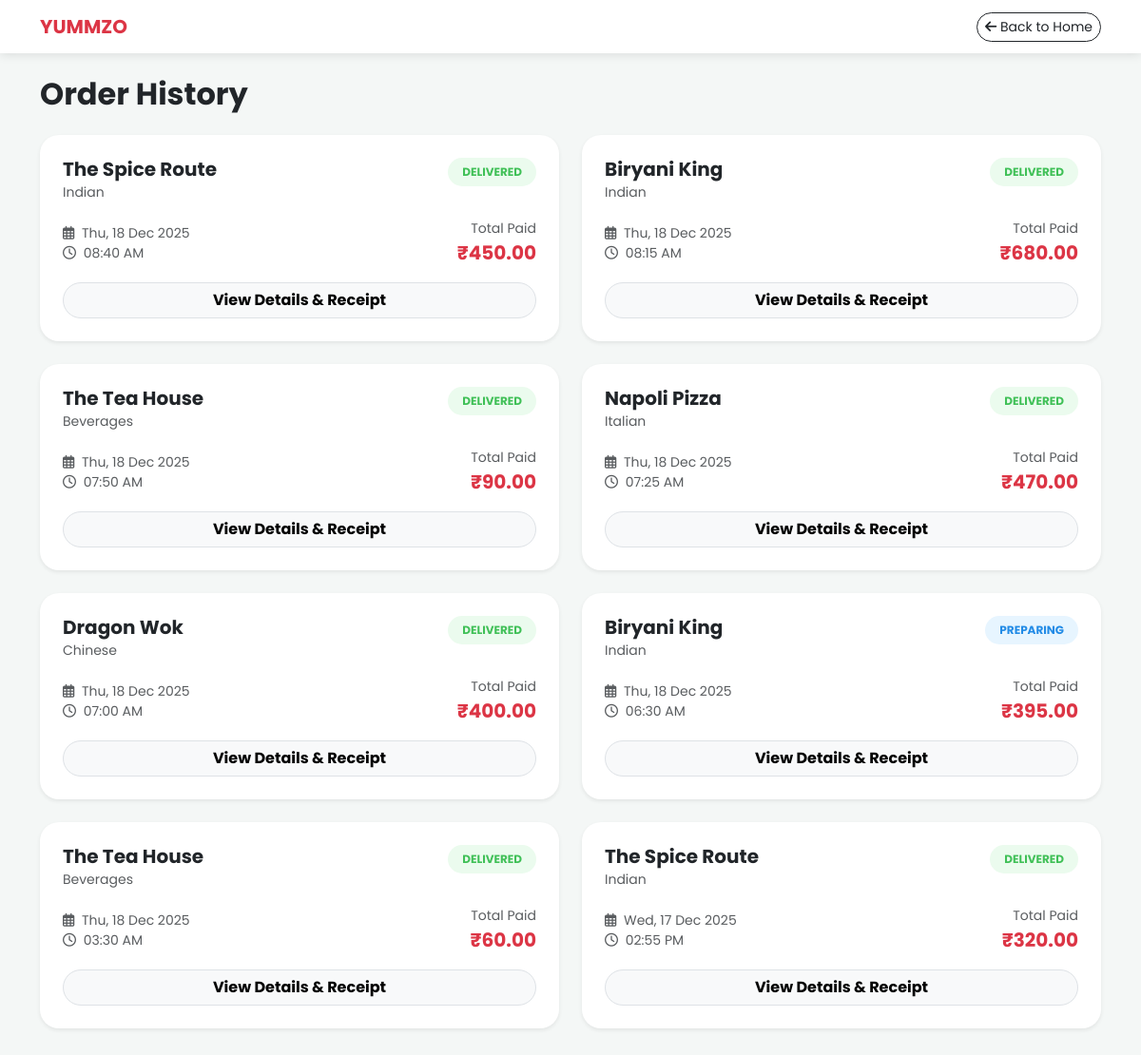
The page /customer/order-history.php (signed in) on the database its author committed.
### tables this page shows
CREATE TABLE `orders` (
  `id` int(11) NOT NULL,
  `customer_id` int(11) DEFAULT NULL,
  `restaurant_id` int(11) DEFAULT NULL,
  `delivery_id` int(11) DEFAULT NULL,
  `total_amount` decimal(10,2) NOT NULL,
  `status` enum('pending','preparing','out_for_delivery','delivered','cancelled') DEFAULT 'pending',
  `order_date` timestamp NOT NULL DEFAULT current_timestamp(),
  `payment_received` tinyint(1) DEFAULT 0
);

CREATE TABLE `restaurants` (
  `id` int(11) NOT NULL,
  `user_id` int(11) DEFAULT NULL,
  `restaurant_name` varchar(100) NOT NULL,
  `cuisine_type` varchar(50) DEFAULT NULL,
  `health_rating` decimal(2,1) DEFAULT 5.0,
  `status` enum('open','closed') DEFAULT 'open',
  `open_time` time DEFAULT '09:00:00',
  `close_time` time DEFAULT '22:00:00'
);

### customer/order-history.php (the view, shortened to what this page needs)
<?php
include '../config/db.php';
$user_id = $_SESSION['user_id'];
$stmt = $conn->prepare("
    SELECT o.*, r.restaurant_name, r.cuisine_type
    FROM orders o
    JOIN restaurants r ON o.restaurant_id = r.id
    WHERE o.customer_id = ?
    ORDER BY o.order_date DESC
");
$stmt->execute([$user_id]);
$orders = $stmt->fetchAll();
?>
<!DOCTYPE html>
<html lang="en">
<head>
    <link href="https://cdn.jsdelivr.net/npm/bootstrap@5.3.0/dist/css/bootstrap.min.css" rel="stylesheet">
    <link rel="stylesheet" href="https://cdnjs.cloudflare.com/ajax/libs/font-awesome/6.4.0/css/all.min.css">
</head>
<body>
<nav class="navbar navbar-expand-lg sticky-top mb-4">
    <div class="container">
        <a class="navbar-brand fw-bold text-danger" href="index.php">YUMMZO</a>
        <a href="index.php" class="btn btn-outline-dark btn-sm rounded-pill"><i class="fas fa-arrow-left"></i> Back to Home</a>
    </div>
</nav>
<div class="container pb-5">
    <h2 class="fw-bold mb-4">Order History</h2>
    <?php if(empty($orders)): ?>
        <div class="text-center py-5">
            <img src="https://cdn-icons-png.flaticon.com/512/11329/11329060.png" width="120" class="mb-3 opacity-50">
            <h4 class="text-muted">No orders found!</h4>
            <a href="index.php" class="btn btn-danger mt-3 rounded-pill px-4">Start Ordering</a>
        </div>
    <?php else: ?>
        <div class="row">
            <?php foreach ($orders as $order): ?>
                <div class="col-md-6 mb-4">
                    <div class="card order-card shadow-sm">
                        <div class="card-body p-4">
                            <div class="d-flex justify-content-between align-items-start mb-3">
                                <div>
                                    <h5 class="fw-bold mb-0"><?php echo $order['restaurant_name']; ?></h5>
                                    <small class="text-muted"><?php echo $order['cuisine_type']; ?></small>
                                </div>
                                <span class="status-badge status-<?php echo $order['status']; ?>">
                                    <?php echo strtoupper($order['status']); ?>
                                </span>
                            </div>
                            <div class="d-flex justify-content-between align-items-center mb-3">
                                <div class="small">
                                    <p class="mb-0 text-muted"><i class="far fa-calendar-alt me-1"></i> <?php echo date('D, d M Y', strtotime($order['order_date'])); ?></p>
                                    <p class="mb-0 text-muted"><i class="far fa-clock me-1"></i> <?php echo date('h:i A', strtotime($order['order_date'])); ?></p>
                                </div>
                                <div class="text-end">
                                    <span class="d-block text-muted small">Total Paid</span>
                                    <span class="fw-bold text-danger fs-5">₹<?php echo $order['total_amount']; ?></span>
                                </div>
                            </div>
                            <div class="d-grid">
                                <button class="btn btn-light rounded-pill fw-bold border" data-bs-toggle="modal" data-bs-target="#detailModal<?php echo $order['id']; ?>">
                                    View Details & Receipt
                                </button>
                            </div>
                        </div>
                    </div>
                </div>
                <?php endforeach; ?>
        </div>
    <?php endif; ?>
</div>
</body>
</html>

### customer/order-history.php (style rules this page uses)
body { background-color: #f4f7f6; font-family: 'Poppins', sans-serif; }
.navbar { background: white; box-shadow: 0 2px 10px rgba(0,0,0,0.1); }
.order-card { border: none; border-radius: 20px; transition: 0.3s; background: white; }
.status-badge { font-size: 0.75rem; padding: 6px 15px; border-radius: 50px; font-weight: 700; }
.status-preparing { background: #e7f5ff; color: #228be6; }
.status-delivered { background: #ebfbee; color: #40c057; }

### rows shown on the page
orders: restaurant.restaurant_name "The Spice Route", restaurant.cuisine_type "Indian", status "DELIVERED", order_date "Thu, 18 Dec 2025", order_date "08:40 AM", total_amount "450.00"
orders: restaurant.restaurant_name "Biryani King", restaurant.cuisine_type "Indian", status "DELIVERED", order_date "Thu, 18 Dec 2025", order_date "08:15 AM", total_amount "680.00"
orders: restaurant.restaurant_name "The Tea House", restaurant.cuisine_type "Beverages", status "DELIVERED", order_date "Thu, 18 Dec 2025", order_date "07:50 AM", total_amount "90.00"
orders: restaurant.restaurant_name "Napoli Pizza", restaurant.cuisine_type "Italian", status "DELIVERED", order_date "Thu, 18 Dec 2025", order_date "07:25 AM", total_amount "470.00"
orders: restaurant.restaurant_name "Dragon Wok", restaurant.cuisine_type "Chinese", status "DELIVERED", order_date "Thu, 18 Dec 2025", order_date "07:00 AM", total_amount "400.00"
orders: restaurant.restaurant_name "Biryani King", restaurant.cuisine_type "Indian", status "PREPARING", order_date "Thu, 18 Dec 2025", order_date "06:30 AM", total_amount "395.00"
orders: restaurant.restaurant_name "The Tea House", restaurant.cuisine_type "Beverages", status "DELIVERED", order_date "Thu, 18 Dec 2025", order_date "03:30 AM", total_amount "60.00"
orders: restaurant.restaurant_name "The Spice Route", restaurant.cuisine_type "Indian", status "DELIVERED", order_date "Wed, 17 Dec 2025", order_date "02:55 PM", total_amount "320.00"
